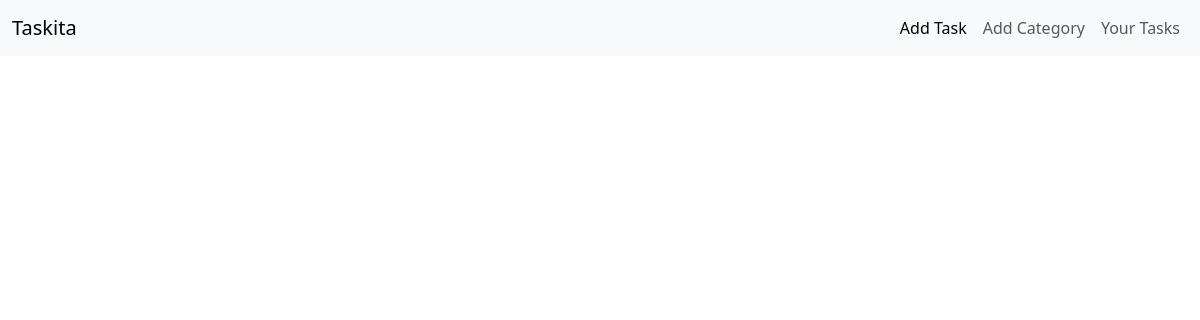
Page /task/ on the earlier database version.
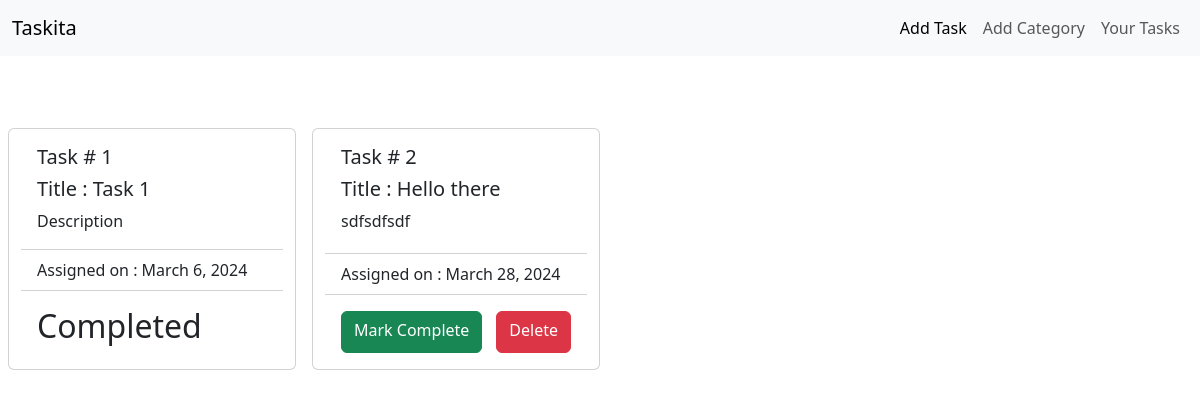
Same page on the later database version.
### task/models.py (models this page shows)
class TaskModel(models.Model) :
    title = models.CharField(max_length = 100);
    description = models.CharField(max_length = 1000);
    isCompleted = models.BooleanField(default = False);
    assignDate = models.DateField();

### task/views.py (the view)
# urls.py: path('', views.tasks, name='tasksPage'),
def tasks(request) :
    data = TaskModel.objects.all();
    return render(request, 'tasks.html', {"data" : data})

### task/templates/tasks.html
{% extends 'base.html' %} {%block content %}
<div class="row container-fluid g-4 my-5">
  {% for d in data %}
  <div class="card col-4 mx-2" style="width: 18rem">
    <div class="card-body">
      <h5 class="card-title">Task # {{d.id}}</h5>
      <h5 class="card-subtitle my-2">Title : {{d.title}}</h5>
      <p class="card-text">{{d.description}}</p>
    </div>
    <ul class="list-group list-group-flush">
      <li class="list-group-item">Assigned on : {{d.assignDate}}</li>
    </ul>
    <div class="card-body d-flex justify-content-between">
      {% if d.isCompleted %}
      <h2>Completed</h2>
      {%else%}
      <a href="{% url 'markComplete' d.id %}" class="btn btn-success"
        >Mark Complete</a
      >
      <a href="{% url 'deleteTask' d.id %}" class="btn btn-danger">Delete</a>
      {%endif%}
    </div>
  </div>
  {% endfor %}
</div>
{%endblock%}

### templates/base.html (shortened to what this page needs)
<!DOCTYPE html>
<html lang="en">
  <head>
    <link
      href="https://cdn.jsdelivr.net/npm/bootstrap@5.3.3/dist/css/bootstrap.min.css"
      rel="stylesheet"
    />
  </head>
  <body>
    <nav class="navbar navbar-expand-sm bg-body-tertiary">
  <div class="container-fluid">
    <a class="navbar-brand" href="#">Taskita</a>
    <div class="collapse navbar-collapse" id="navbarSupportedContent">
      <ul class="navbar-nav ms-auto mb-2 mb-lg-0">
        <li class="nav-item">
          <a class="nav-link active" aria-current="page" href="/task/add">Add Task</a>
        </li>
        <li class="nav-item">
          <a class="nav-link" href="/category/add">Add Category</a>
        </li>
        <li class="nav-item">
          <a class="nav-link" href="/task/">Your Tasks</a>
        </li>
    </div>
  </div>
</nav>
    {% block content %} {%endblock%}
  </body>
</html>

Differences in the rows shown:
added TaskModel: id "1", title "Task 1", description "Description", assignDate "March 6, 2024", isCompleted "Completed"
added TaskModel: id "2", title "Hello there", description "sdfsdfsdf", assignDate "March 28, 2024", isCompleted "Mark Complete"
